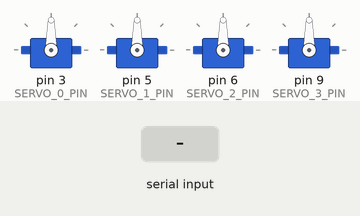
Recording of a sketch running on a simulated Arduino Uno, built with avr-gcc and run on an emulated ATmega328P. Shown: 4 × servo. Inputs (shaded band) come from the test bench.

Above: at 1.2 s.
1.3 s: "90,45,200\n" received over Serial
At 3.2 s:
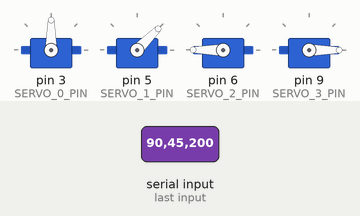
3.8 s: "30,150,10\n" received over Serial
At 5.1 s:
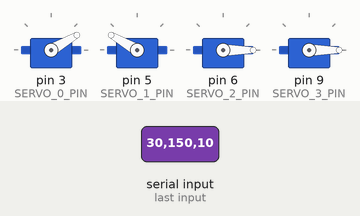
6.3 s: "90,45\n" received over Serial
At 8.0 s:
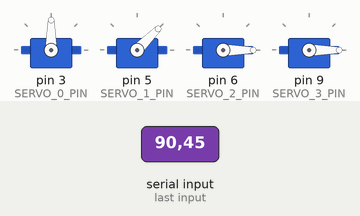
8.8 s: "5\n" received over Serial
At 11.0 s:
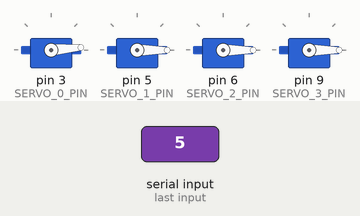
11.3 s: "90\n" received over Serial
At 12.9 s:
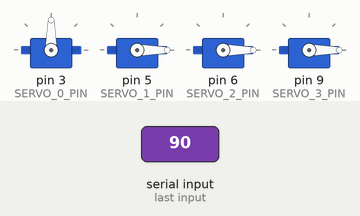
13.8 s: "200\n" received over Serial
At 16.1 s:
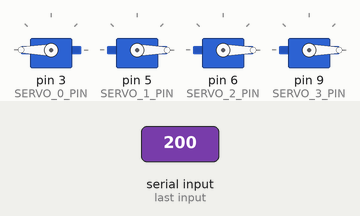
Timing chart, 0 to 17.3 s (numbered marks = the images above; inputs shaded):
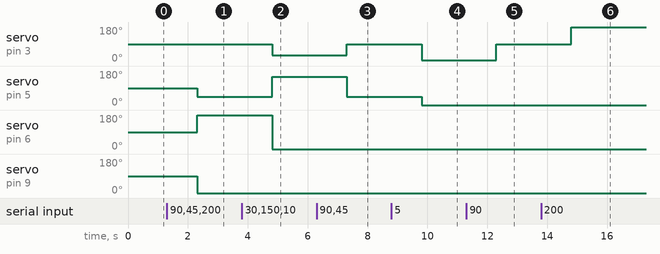

Measured:
- after the input at 1.3 s, servo on pin 5 (SERVO_1_PIN): 90° → 45° after 1.0 s; servo on pin 6 (SERVO_2_PIN): 90° → 180° after 1.0 s; servo on pin 9 (SERVO_3_PIN): 90° → 0° after 1.0 s
- after the input at 3.8 s, servo on pin 3 (SERVO_0_PIN): 90° → 30° after 1.0 s; servo on pin 5 (SERVO_1_PIN): 45° → 150° after 1.0 s; servo on pin 6 (SERVO_2_PIN): 180° → 0° after 1.0 s
- after the input at 6.3 s, servo on pin 3 (SERVO_0_PIN): 30° → 90° after 1.0 s; servo on pin 5 (SERVO_1_PIN): 150° → 45° after 1.0 s
- after the input at 8.8 s, servo on pin 3 (SERVO_0_PIN): 90° → 5° after 1.0 s; servo on pin 5 (SERVO_1_PIN): 45° → 0° after 1.0 s
- after the input at 11.3 s, servo on pin 3 (SERVO_0_PIN): 5° → 90° after 1.0 s
- after the input at 13.8 s, servo on pin 3 (SERVO_0_PIN): 90° → 180° after 1.0 s

The sketch:

robotic_arm.ino
```cpp
#include <Servo.h>

const int SERVO_0_PIN = 3;
const int SERVO_1_PIN = 5;
const int SERVO_2_PIN = 6;
const int SERVO_3_PIN = 9;

Servo servo_0;  // create servo object to control a servo
Servo servo_1;
Servo servo_2;
Servo servo_3;

int pos = 0;    // variable to store the servo position

void setup() {
  servo_0.attach(SERVO_0_PIN);  // attaches the servo on pin 9 to the servo object
  servo_1.attach(SERVO_1_PIN);
  servo_2.attach(SERVO_2_PIN);
  servo_3.attach(SERVO_3_PIN);

  Serial.begin(9600);
}

void loop() {
  String msg;
  if (Serial.available() > 0) {
    // read the incoming string:
    msg = Serial.readString();
    // Parse string and convert into ints
    int angle_0 = msg.substring(0,3).toInt();
    int angle_1 = msg.substring(3,6).toInt();
    int angle_2 = msg.substring(6,9).toInt();
    int angle_3 = msg.substring(9,12).toInt();

    // Write to servos incoming angles
    servo_0.write(angle_0);
    servo_1.write(angle_1);
    servo_2.write(angle_2);
    servo_3.write(angle_3);
  }
}
```
